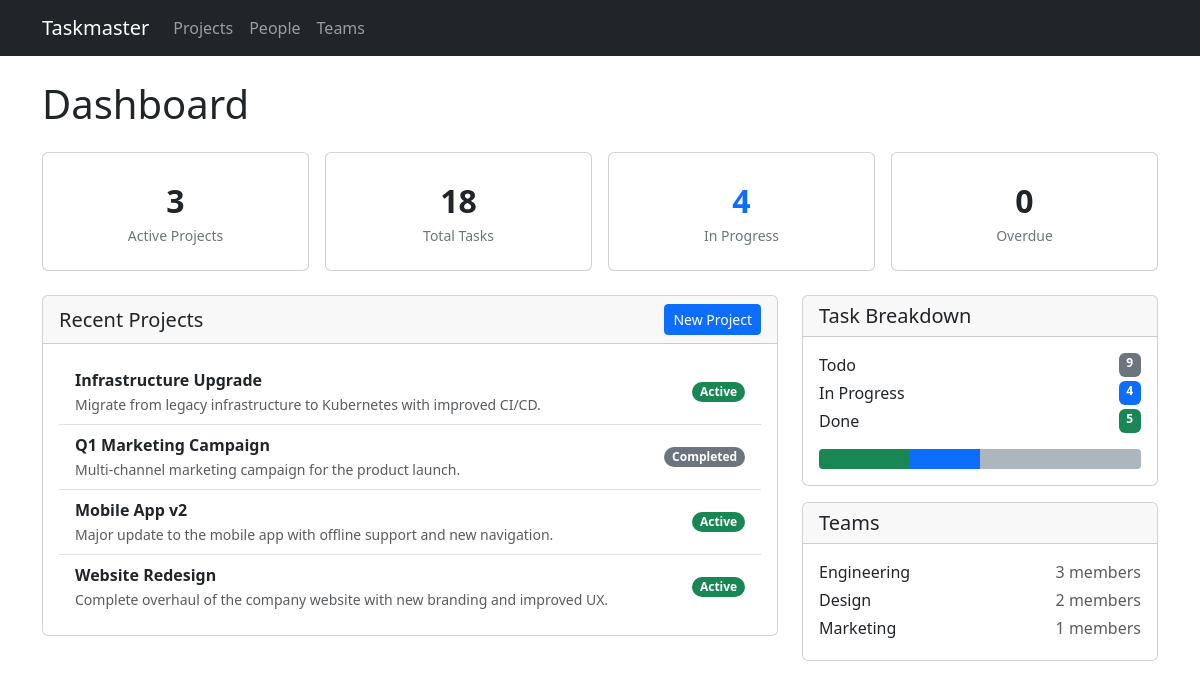
Before: / with the older database file.
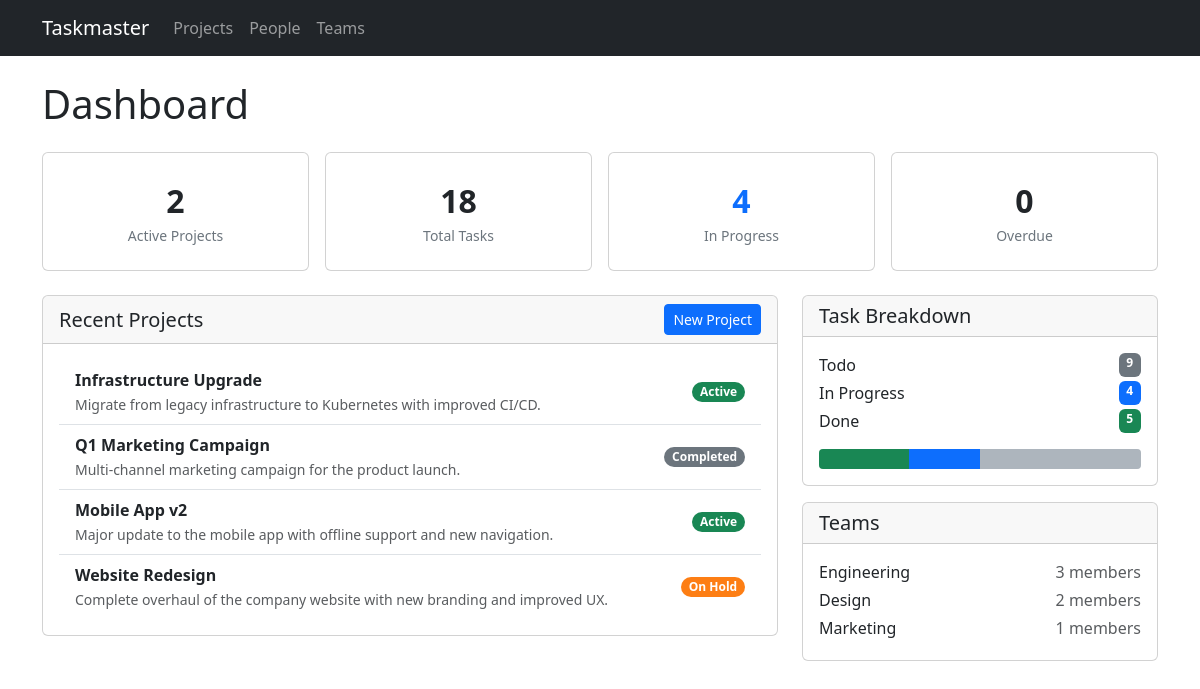
After: the same page with the newer database file.
### models.py (models this page shows)
class Project(db.Model):
    id = db.Column(db.Integer, primary_key=True)
    name = db.Column(db.String(200), nullable=False)
    description = db.Column(db.Text)
    start_date = db.Column(db.Date)
    end_date = db.Column(db.Date)
    status = db.Column(db.String(20), default='active')  # active, completed, on_hold
    tasks = db.relationship('Task', backref='project', lazy=True, cascade='all, delete-orphan')

### app.py (the view)
    @app.route('/')
    def index():
        total_projects = Project.query.count()
        active_projects = Project.query.filter_by(status='active').count()
        total_tasks = Task.query.count()
        todo_tasks = Task.query.filter_by(status='todo').count()
        in_progress_tasks = Task.query.filter_by(status='in_progress').count()
        done_tasks = Task.query.filter_by(status='done').count()
        overdue_tasks = Task.query.filter(
            Task.end_date < date.today(),
            Task.status != 'done'
        ).count()
        total_people = Person.query.count()
        teams = Team.query.all()
        recent_projects = Project.query.order_by(Project.id.desc()).limit(5).all()
        return render_template('index.html',
                               total_projects=total_projects,
                               active_projects=active_projects,
                               total_tasks=total_tasks,
                               todo_tasks=todo_tasks,
                               in_progress_tasks=in_progress_tasks,
                               done_tasks=done_tasks,
                               overdue_tasks=overdue_tasks,
                               total_people=total_people,
                               teams=teams,
                               recent_projects=recent_projects)

### templates/index.html (shortened to what the changed rows need)
{% extends "base.html" %}
{% block content %}
<h1 class="mb-4">Dashboard</h1>
<div class="row g-3 mb-4">
    <div class="col-md-3">
        <div class="card stat-card card-hover">
            <div class="stat-number">{{ active_projects }}</div>
            <div class="stat-label">Active Projects</div>
        </div>
    </div>
</div>
<div class="row g-4">
    <div class="col-md-8">
        <div class="card">
            <div class="card-body">
                {% if recent_projects %}
                <div class="list-group list-group-flush">
                    {% for project in recent_projects %}
                    <a href="{{ url_for('projects.detail', id=project.id) }}"
                       class="list-group-item list-group-item-action d-flex justify-content-between align-items-center">
                        <div>
                            <strong>{{ project.name }}</strong>
                            {% if project.description %}
                            <br><small class="text-muted">{{ project.description[:80] }}{% if project.description|length > 80 %}...{% endif %}</small>
                            {% endif %}
                        </div>
                        <span class="badge badge-{{ project.status }} rounded-pill">
                            {{ project.status | replace('_', ' ') | title }}
                        </span>
                    </a>
                    {% endfor %}
                </div>
                {% else %}
                <p class="text-muted mb-0">No projects yet. <a href="{{ url_for('projects.new_project') }}">Create one</a>.</p>
                {% endif %}
            </div>
        </div>
    </div>
</div>
{% endblock %}

Changed rows visible on the page:
changed Project "Website Redesign": status "Active" → "On Hold"
Other visible differences:
{{ active_projects }}: "3" → "2"
